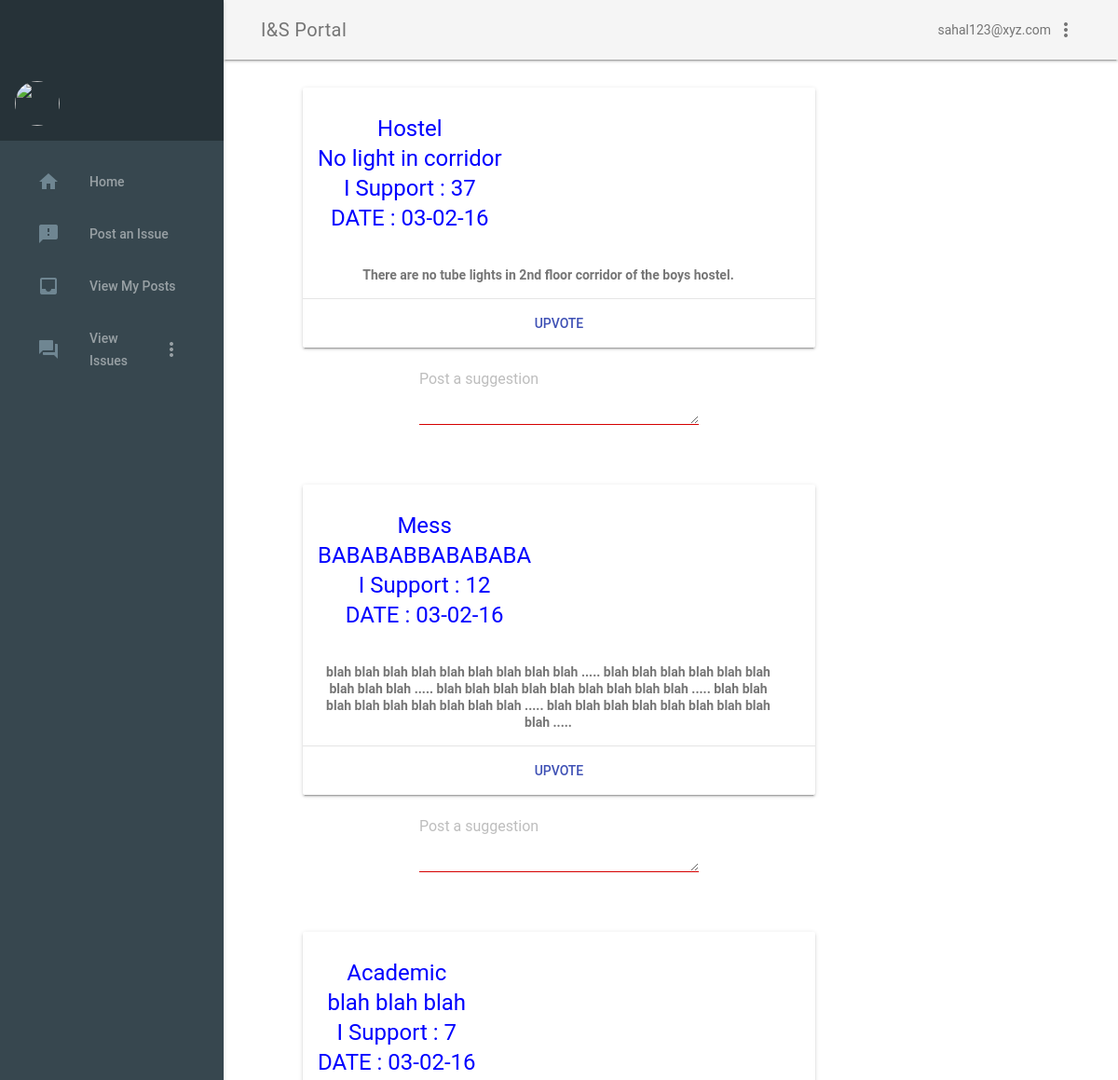
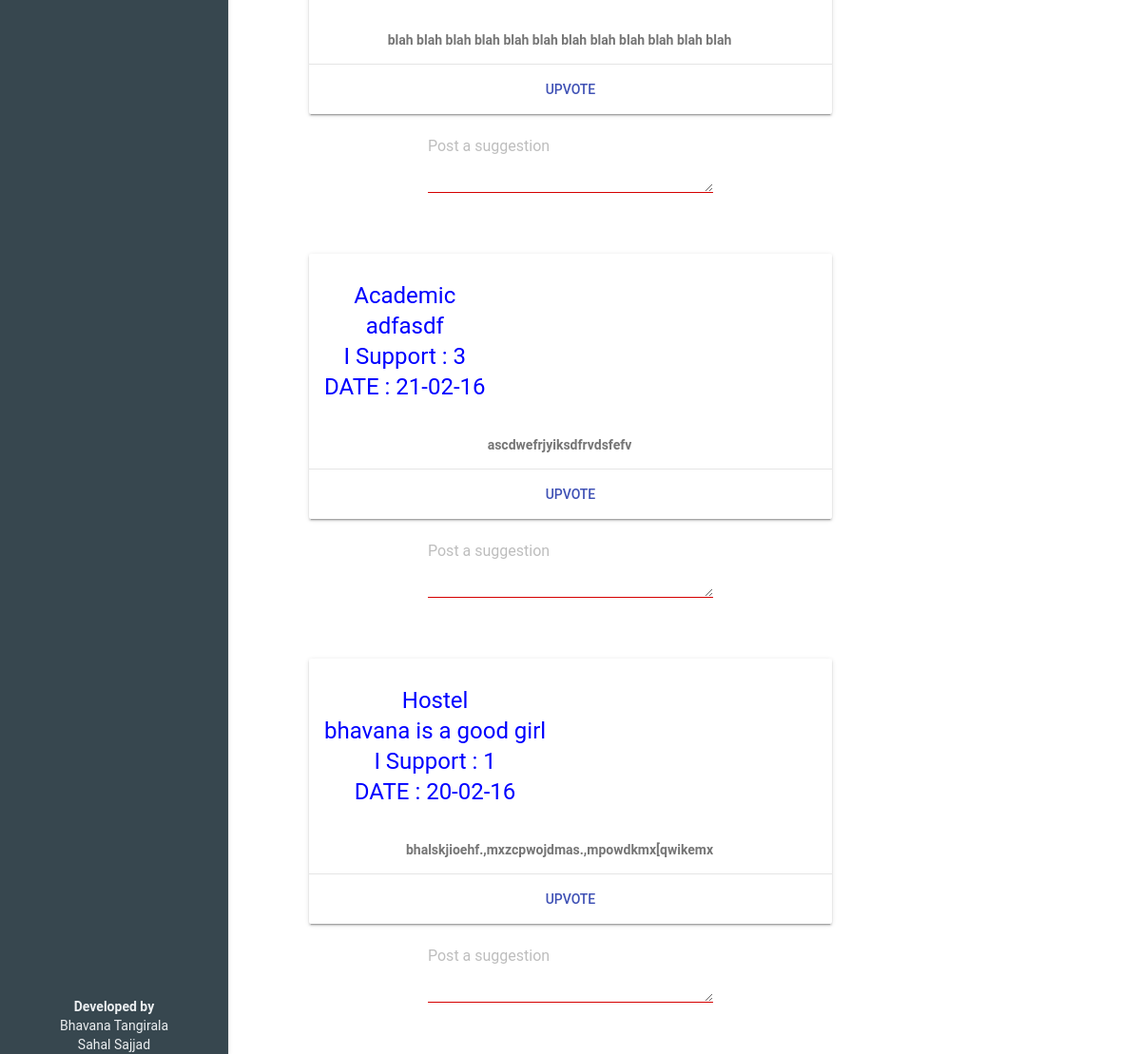
Page /complaints/view/ (signed in) on the committed database (2 pictures, top to bottom).
### gp/models.py (models this page shows, shortened)
class Complaint(models.Model):
	STATUS = (('Registered','Registered'),('Assigned','Assigned'),('Solved','Solved'),('Closed','Closed'),)
	title = models.CharField(max_length=200)
	description = models.TextField()
	domain = models.ForeignKey(Domain, on_delete = models.CASCADE)
	posted_by = models.ForeignKey(User, on_delete = models.CASCADE)
	upvotes = models.PositiveIntegerField(default = 0)
	status = models.CharField(max_length = 30,choices = STATUS,default = 'Registered')
	who_can_see = models.CharField(max_length = 2,choices = (('All','Everybody'),('F','Faculty')))
	solved  = models.BooleanField(default = False)
	approved = models.BooleanField( default= False)
	posted_on = models.DateTimeField(db_index=True,auto_now = True)

class Domain(models.Model):
	name = models.CharField(max_length = 100, primary_key=True)
	description = models.TextField()
	Incharge = models.TextField()
	def __str__(self):
		return self.name

### gp/views.py (the view)
# urls.py: url(r'^complaints/view/$',ViewComplaintByDomain.as_view(),name= 'complaints'),
class ViewComplaintByDomain(FormView):
	form_class = suggestionForm
	template_name = 'complaints.html'
	@method_decorator(login_required)
	def dispatch(self,*args,**kwargs):
		return super(ViewComplaintByDomain,self).dispatch(*args,**kwargs)
	def form_valid(self,form):
		text =  form.cleaned_data['text'].encode('utf-8')
		return super(suggestionForm,self).form_valid(form)
	def get_context_data(self,**kwargs):
		context = super(ViewComplaintByDomain,self).get_context_data(**kwargs)
		get_by_domain = self.request.GET.get('get_by_domain')
		if get_by_domain == 'All' or get_by_domain == None:
			c = Complaint.objects.all()
		else:
			c = Complaint.objects.filter(domain = get_by_domain)
		user = self.request.user.email
		incharge = []
		for complaint in c:
			if(Is_incharge(complaint.domain,user)):
				incharge.append(complaint.id)
		context['complaints'] = c
		context['incharges'] = incharge
		return context
	def form_invalid(self,form):
		return self.render_to_response(self.get_context_data(form=form))

### gp/forms.py
class suggestionForm(forms.Form):
	text = forms.CharField(widget= forms.Textarea(attrs={'class':'mdl-textfield__input','rows':'3'}))

### gp/templates/complaints.html (shortened to what this page needs)
{% extends 'home.html'%}
{% load staticfiles %}
{% block main %}
	<span class="mdl-layout-title">Complaints</span>
	{% for x in complaints%}
	<center>
	<div class="demo-card-wide mdl-card mdl-shadow--2dp" style="width:550px;margin-top:10px;">
		<div class="mdl-card__title mdl-card--expand" style="color:blue;height:176px;margin-top:0;">
			<h4>
				{{x.domain}} <br>
				{{x.title}}<br>
				I Support : {{x.upvotes}} <br>
				DATE : {{x.posted_on|date:"d-m-y"}}
			</h4>
		</div>
		<div class="mdl-card__supporting-text">
			<b>{{x.description}}</b>
		</div>
		<div class="mdl-card__actions mdl-card--border">
    		<a class="mdl-button mdl-button--colored mdl-js-button mdl-js-ripple-effect">
      Upvote
    </a>
  </div>
	</div>
<form action="" method="post">{%csrf_token%}
<div class="mdl-textfield mdl-js-textfield">
  	{{form.text}}
  	<label class="mdl-textfield__label">Post a suggestion</label>
</div>
</form>
</center>
<br>
{% endfor %}
{% endblock %}

### gp/templates/home.html (shortened to what this page needs)
{% load staticfiles %}
<html>
    {% include 'resources.html' %}
<body>
    <div class="demo-layout mdl-layout mdl-js-layout mdl-layout--fixed-drawer mdl-layout--fixed-header">
      <header class="demo-header mdl-layout__header mdl-color--grey-100 mdl-color-text--grey-600">
        <div class="mdl-layout__header-row">
          <span class="mdl-layout-title">I&amp;S Portal</span>
	  {{request.user.email}}
          <button class="mdl-button mdl-js-button mdl-js-ripple-effect mdl-button--icon" id="hdrbtn">
            <i class="material-icons">more_vert</i>
          </button>
        </div>
      </header>
      <div class="demo-drawer mdl-layout__drawer mdl-color--blue-grey-900 mdl-color-text--blue-grey-50">
        <header class="demo-drawer-header">
          <img src="images/user.jpg" class="demo-avatar">
        </header>
        <nav class="demo-navigation mdl-navigation mdl-color--blue-grey-800">
          <a class="mdl-navigation__link" href="/accounts/home"><i class="mdl-color-text--blue-grey-400 material-icons" role="presentation">home</i>Home</a>
          <a class="mdl-navigation__link" href="/complaint/post"><i class="mdl-color-text--blue-grey-400 material-icons" role="presentation">feedback</i>Post an Issue</a>
          <a class="mdl-navigation__link" href="/mycomplaints"><i class="mdl-color-text--blue-grey-400 material-icons" role="presentation">inbox</i>View My Posts</a>
          <div class="mdl-navigation__link" href=""><i class="mdl-color-text--blue-grey-400 material-icons" role="presentation">forum</i>View Issues
          <div>
         <div class="bar">
               <button id="demo_menu-lower-right" class="mdl-button mdl-js-button mdl-button--icon" data-upgraded=",MaterialButton">
                  <i class="material-icons">more_vert</i>
               </button>
         </div>
      </div>
          </div>
          <div class="mdl-layout-spacer"></div>
          <center>
            <b>Developed by<br></b>
            <span>Bhavana Tangirala</span><br>
            <span>Sahal Sajjad</span>
          </center>
        </nav>
      </div>
      {% block main %}
      {% endblock %}
</body>

### gp/templates/resources.html (shortened to what this page needs)
{% load staticfiles %}
<head>
	<link rel="stylesheet" type="text/css" href="{% static 'gp/css/material.min.css'%}">
	<link rel="stylesheet" type="text/css" href="{% static 'gp/css/style.css'%}">
	<link rel="stylesheet" type="text/css" href="{% static 'gp/css/font-awesome.min.css'%}">
	<link rel="stylesheet" type="text/css" href="{% static 'gp/css/styles.css'%}">
</head>

### gp/static/gp/css/styles.css (style rules this page uses)
html, body { font-family: 'Roboto', 'Helvetica', sans-serif; }
.demo-avatar { width: 48px; height: 48px; border-radius: 24px; }
.demo-drawer { border: none; }
.demo-drawer .demo-navigation { z-index: -2; }
.demo-drawer-header { box-sizing: border-box; display: -webkit-flex; display: -ms-flexbox; display: flex; -webkit-flex-direction: column; -ms-flex-direction: column; flex-direction: column; -webkit-justify-content: flex-end; -ms-flex-pack: end; justify-content: flex-end; padding: 16px; height: 151px; }
.demo-navigation { -webkit-flex-grow: 1; -ms-flex-positive: 1; flex-grow: 1; }
.demo-layout .demo-navigation .mdl-navigation__link { display: -webkit-flex !important; display: -ms-flexbox !important; display: flex !important; -webkit-flex-direction: row; -ms-flex-direction: row; flex-direction: row; -webkit-align-items: center; -ms-flex-align: center; align-items: center; color: rgba(255, 255, 255, 0.56); font-weight: 500; }
.demo-navigation .mdl-navigation__link .material-icons { font-size: 24px; color: rgba(255, 255, 255, 0.56); margin-right: 32px; }

### rows in the picture
Complaint: domain "Hostel", title "No light in corridor", upvotes "37", posted_on "03-02-16", description "There are no tube lights in 2nd floor corridor of the boys hostel."
Complaint: domain "Mess", title "BABABABBABABABA", upvotes "12", posted_on "03-02-16", description "blah blah blah blah blah blah blah blah blah ..... blah blah blah blah blah blah blah blah blah ..... blah blah blah blah blah blah blah blah blah ..... blah blah blah blah blah blah blah blah blah ..... blah blah blah blah blah blah blah blah blah ....."
Complaint: domain "Academic", title "blah blah blah", upvotes "7", posted_on "03-02-16", description "blah blah blah blah blah blah blah blah blah blah blah blah"
Complaint: domain "Academic", title "adfasdf", upvotes "3", posted_on "21-02-16", description "ascdwefrjyiksdfrvdsfefv"
Complaint: domain "Hostel", title "bhavana is a good girl", upvotes "1", posted_on "20-02-16", description "bhalskjioehf.,mxzcpwojdmas.,mpowdkmx[qwikemx"

### other values in the picture
{{ request.user.email }} "sahal123@xyz.com"
